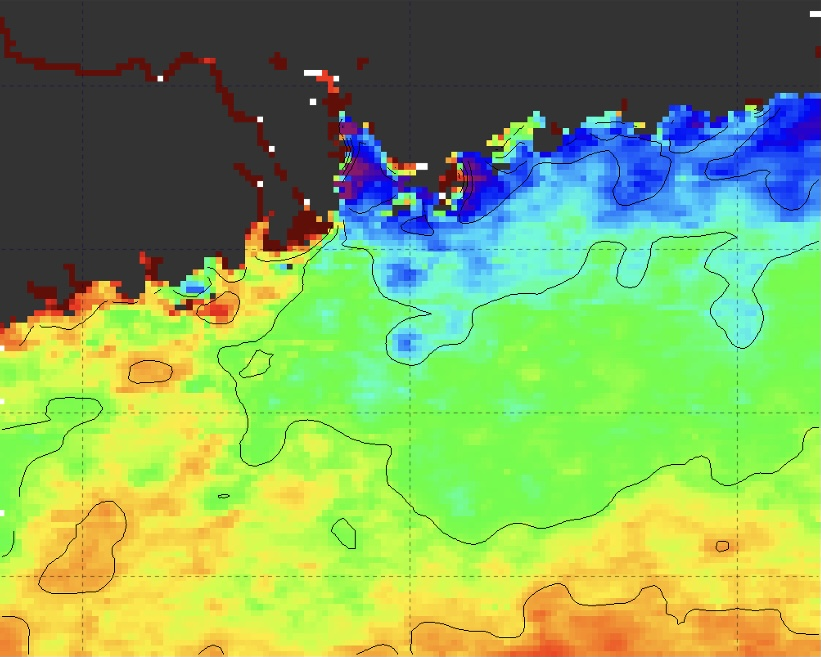
#> input picture cv_test/data/pic2.jpg, 821 x 657 px
$ python ct.py
#> lines starting #> are read from the running program, lines starting #| are printed output that depends on the picture
"""
@author: Francis | 韩 心 海
@contact: xinhai_han@icloud.com
@file: ct.py
@date: 2020/11/12 11:00 下午

# code is far away from bugs with the god animal protecting
    I love animals. They taste delicious.
             ┏┓   ┏┓
            ┏┛┻━━━┛┻━━┓
            ┃    ☃    ┃
            ┃  ┳┛  ┗┳ ┃
            ┃     ┻   ┃
            ┗━┓     ┏━┛
              ┃     ┗━━━━━┓
              ┃  神兽保佑  ┣┓
              ┃　永无BUG！ ┏┛
              ┗━━━┓┓┏━━┳┓┏┛
                  ┃┫┫  ┃┫┫
                  ┗┻┛  ┗┻┛
"""
import cv2
import numpy as np


def get_red(img):
    redImg = img[:, :, 2]
    return redImg


def get_green(img):
    greenImg = img[:, :, 1]
    return greenImg


def get_blue(img):
    blueImg = img[:, :, 0]
    return blueImg


if __name__ == '__main__':
    img = cv2.imread("data/pic2.jpg")
#> img is the input picture: shape (657, 821, 3); mean B, G, R 90.9, 169.1, 130.2
    b, g, r = cv2.split(img)
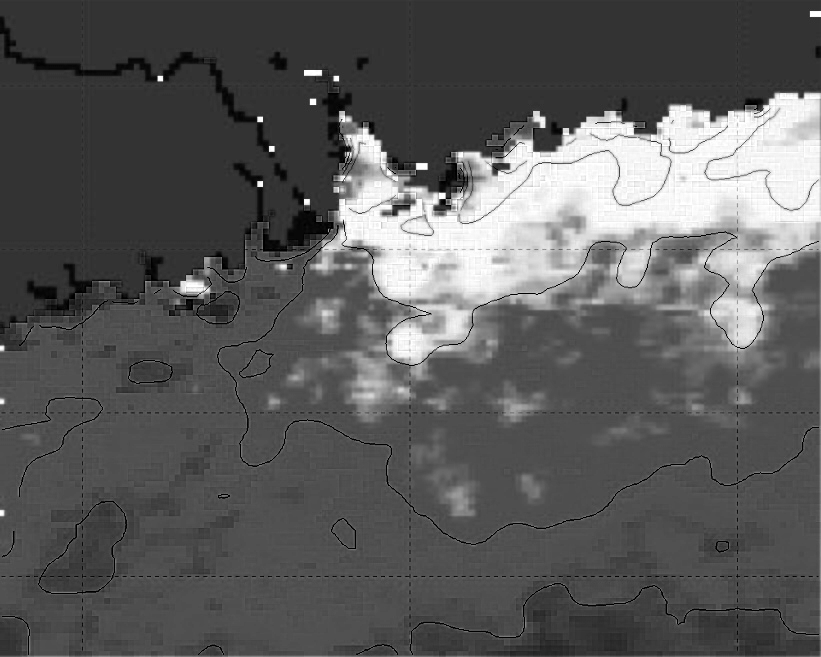
#> b: shape (657, 821); min 0, max 255, mean 90.9
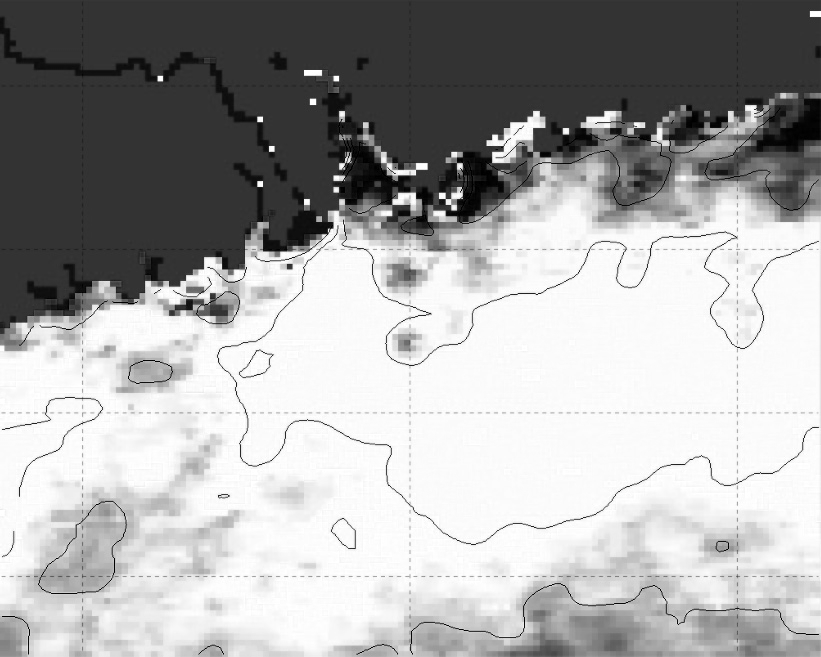
#> g: shape (657, 821); min 0, max 255, mean 169.1
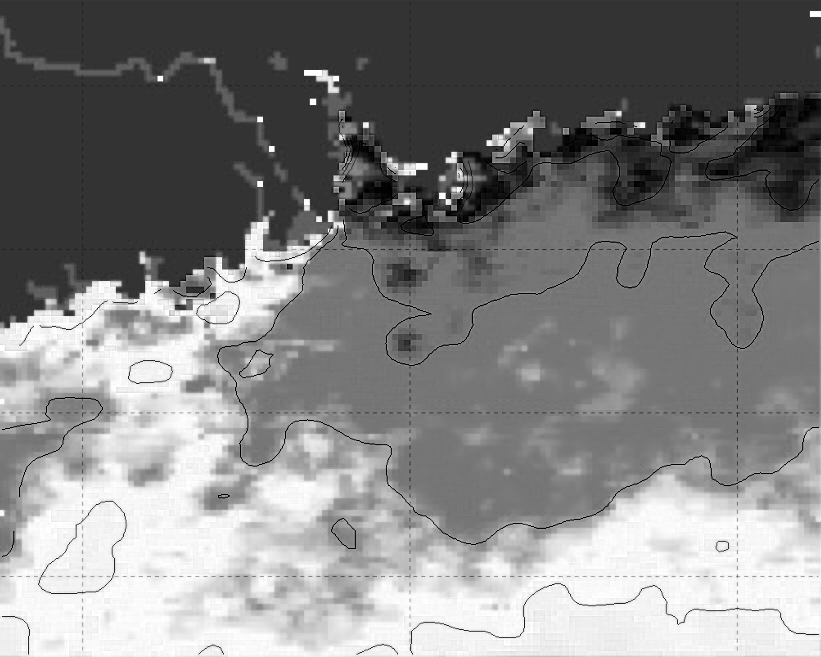
#> r: shape (657, 821); min 0, max 255, mean 130.2
    zeros = np.zeros(img.shape[:2], dtype="uint8");  # 创建与image相同大小的零矩阵
    # cv2.imshow("Blue 1", b)
    # cv2.imshow("Green 1", g)
    # cv2.imshow("Red 1", r)
    b = get_blue(img)
    g = get_green(img)
    r = get_red(img)
    # [4 lines of commented-out code are left out]
    cv2.imshow("Back", img)
    print(img[95])
#> (printed output is left out)
    cv2.waitKey(0)
    cv2.destroyAllWindows()
    #
    # merged = cv2.merge([b, g, r])
    # print(merged)

$ run again, with cv_test/data/pic1.png saved as cv_test/data/pic2.jpg
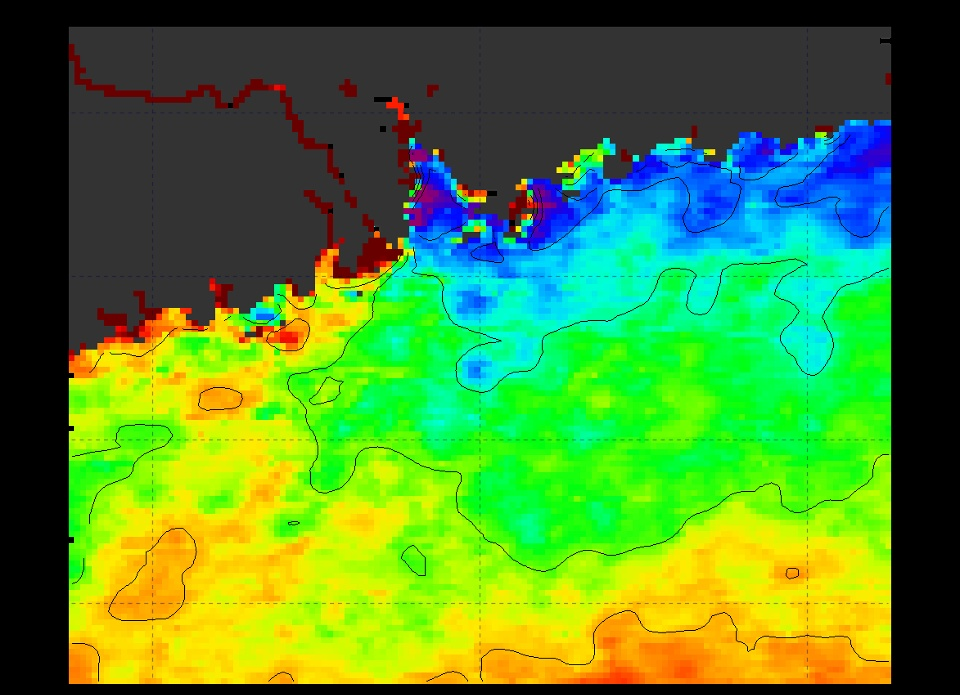
#> input picture cv_test/data/pic1.png, 960 x 695 px
#> img is the input picture: shape (695, 960, 3); mean B, G, R 44.1, 137.2, 79.3
#> `b, g, r = cv2.split(img)`:
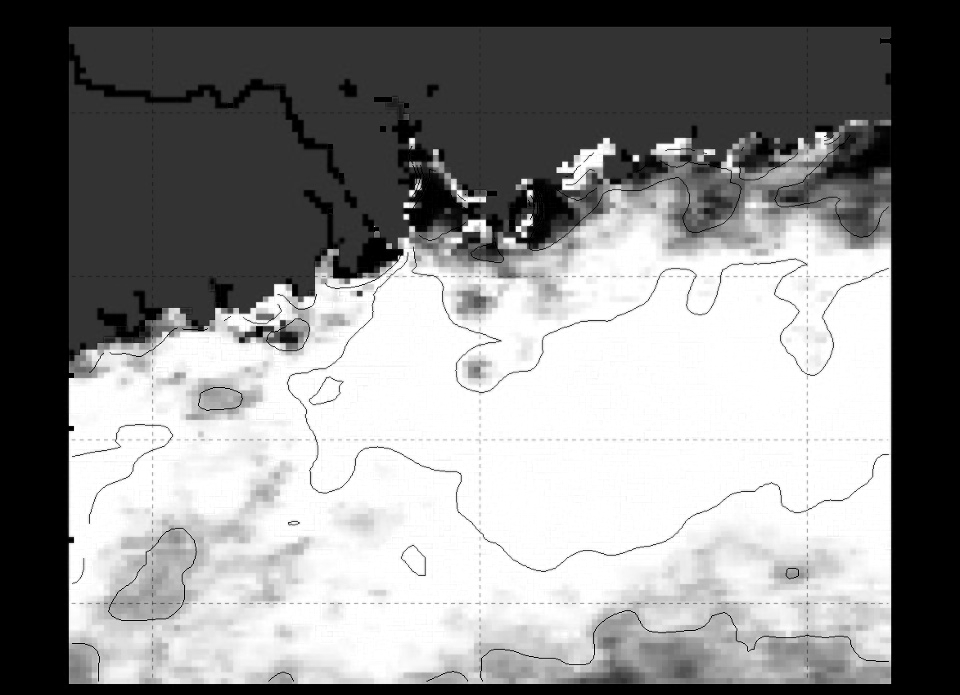
#> g: shape (695, 960); min 0, max 255, mean 137.2
#> `b, g, r = cv2.split(img)`:
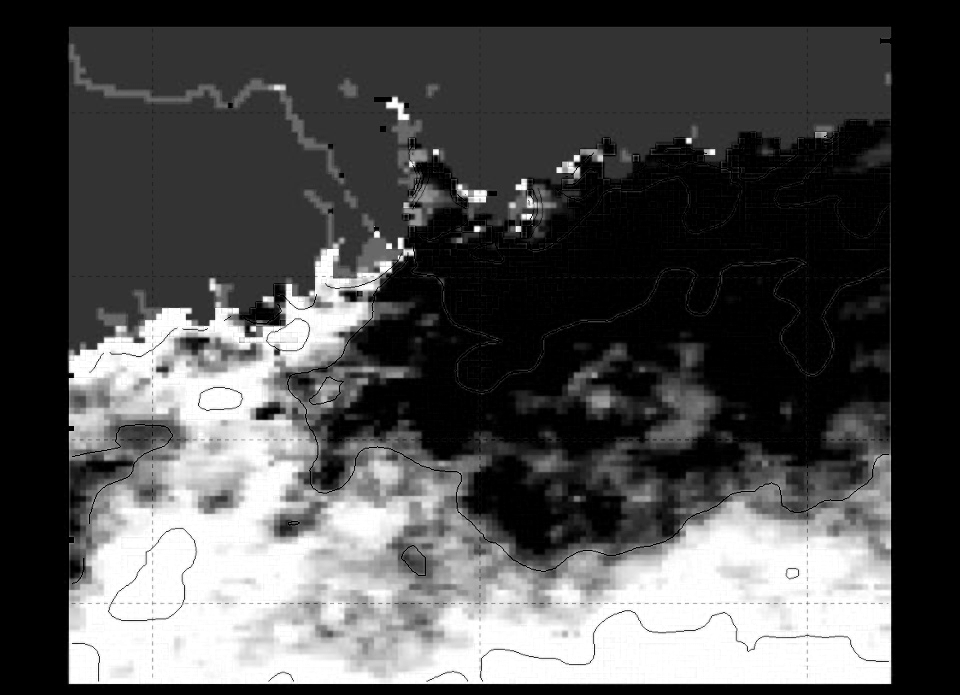
#> r: shape (695, 960); min 0, max 255, mean 79.3
#> (printed output is left out)
